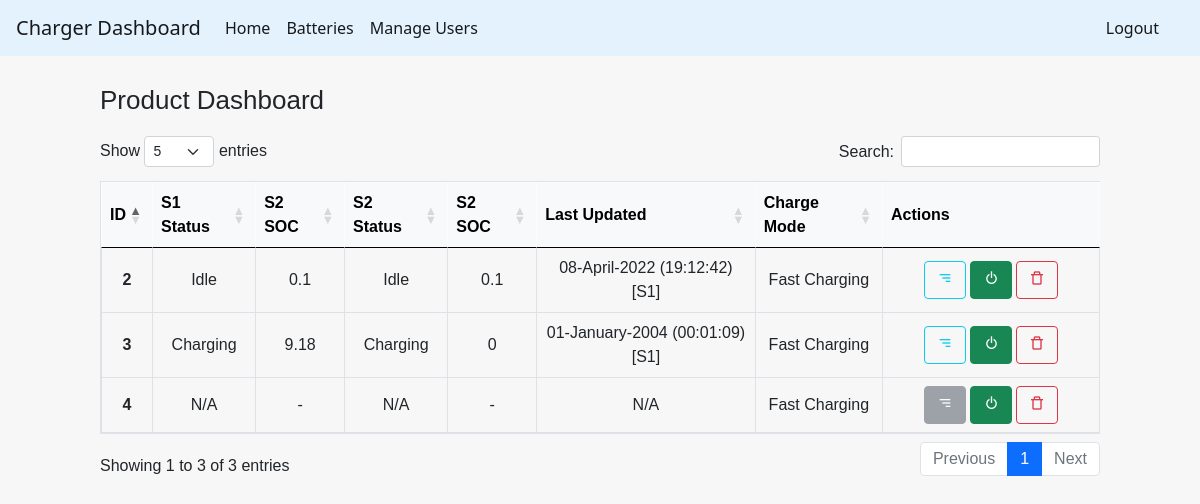
Screenshot of /home (signed in) with the database file from the repository.
### tables this page shows
CREATE TABLE charger_s1 (
    id integer primary key autoincrement,
    productId INTEGER,
    Status INTEGER,
    SN TEXT,
    Time TEXT,
    SoC INTEGER,
    SoH INTEGER,
    Volt REAL
    , chargeMode INTEGER);

CREATE TABLE charger_s2 (
    id integer primary key autoincrement,
    productId INTEGER,
    Status INTEGER,
    SN TEXT,
    Time TEXT,
    SoC INTEGER,
    SoH INTEGER,
    Volt REAL
    , chargeMode INTEGER);

### flaskWebsite.py (the view)
@app.route("/home", methods=["POST", "GET"])
def home():
    if "username" in session:
        if request.method == "POST":
            if request.form['submit_button'] == 'deleteIndexSubmit':
                print("DEL")
                print("================================================================")
                deviceSelect = request.form["deleteIndex"]
                con = sqlite3.connect(dbName)
                cur = con.cursor()
                cur.execute("DELETE FROM charger_s1 WHERE productId=?" , (deviceSelect,))
                cur.execute("DELETE FROM charger_s2 WHERE productId=?" , (deviceSelect,))
                cur.execute("DELETE FROM charger_device WHERE productId=?" , (deviceSelect,))
                con.commit()
                cur.close()
                print('index dropped')
                flash('Charger ' + deviceSelect + ' deleted', 'success')
                return redirect(url_for('home'))
            if request.form['submit_button'] == 'changeEnableSubmit':
                print("change status")
                print("================================================================")
                deviceSelect = request.form["changeEnableIndex"]
                con = sqlite3.connect(dbName)
                cur = con.cursor()
                cur.execute("SELECT * FROM charger_enable WHERE productId=?" , (deviceSelect,))
                row = cur.fetchone()
                if row[2] == 1:
                    setEn = 0
                    strFlash = ' disabled'
                else:
                    setEn = 1
                    strFlash = ' enabled'
                query = "Update charger_enable set productEnable = ? where productId = ?"
                cur.execute(query,[setEn,deviceSelect])
                con.commit()
                cur.close()
                print('info changed')
                try:
                    commandTopic = "sys/charger" + str(deviceSelect) + "/commands"
                    publish.single(commandTopic, setEn, hostname=mqttHost, port = mqttPort)
                    flash('Charger ' + deviceSelect + strFlash, 'success')
                except:
                    flash('MQTT server unreachable. Failed to change device status', 'warning')
                return redirect(url_for('home'))
        else:
            pass
        con = sqlite3.connect(dbName)
        cur = con.cursor()
        uniqueIDs1 = []
        uniqueIDs2 = []
        uniqueIDdev = []
        for row in cur.execute("SELECT DISTINCT productId FROM charger_s1 ORDER BY productId" ):
            uniqueIDs1.append(row[0])
        for row in cur.execute("SELECT DISTINCT productId FROM charger_s2 ORDER BY productId" ):
            uniqueIDs2.append(row[0])
        for row in cur.execute("SELECT DISTINCT productId FROM charger_device ORDER BY productId" ):
            uniqueIDdev.append(row[0])
        combineIDs = uniqueIDs1 + uniqueIDs2 + uniqueIDdev
        list_set = set(combineIDs)
        uniqueIDs = (list(list_set))
        print('uid')
        print(uniqueIDs)
        productCount = len(uniqueIDs)
        print(productCount)
        latestData = [ dict() for i in range(len(uniqueIDs))  ]
        for i in range(len(uniqueIDs)):
            cur.execute('SELECT * FROM charger_enable WHERE productId = ?', [str(uniqueIDs[i]),])
            lastRow = cur.fetchone()
            if (lastRow == None):
                query = "INSERT INTO charger_enable (productId, productEnable) values (?,?)"
                cur.execute(query, [uniqueIDs[i],1])
                con.commit()
                latestData[i]['enable'] = 1
            else:
                latestData[i]['enable'] = lastRow[2]
            latestData[i]['pid'] = uniqueIDs[i]
            cur.execute('SELECT * FROM charger_s1 WHERE productId = ' + str(uniqueIDs[i]) + ' ORDER BY id DESC LIMIT 1')
            lastRow = cur.fetchone()
            if (lastRow == None):
                latestData[i]['s1_stat'] = '-'
                latestData[i]['s1_soc'] = '-'
                latestData[i]['s1_latest'] = '-'
            else:
                latestData[i]['s1_stat'] = lastRow[2]
                latestData[i]['s1_soc'] = lastRow[5]
                latestData[i]['s1_latest'] = lastRow[4]
            cur.execute('SELECT * FROM charger_s2 WHERE productId = ' + str(uniqueIDs[i]) + ' ORDER BY id DESC LIMIT 1')
            lastRow = cur.fetchone()
            if (lastRow == None):
                latestData[i]['s2_stat'] = '-'
                latestData[i]['s2_soc'] = '-'
                latestData[i]['s2_latest'] = '-'
            else:
                latestData[i]['s2_stat'] = lastRow[2]
                latestData[i]['s2_soc'] = lastRow[5]
                latestData[i]['s2_latest'] = lastRow[4]
            cur.execute('SELECT * FROM charger_device WHERE productId = ' + str(uniqueIDs[i]) + ' ORDER BY id DESC LIMIT 1')
            lastRow = cur.fetchone()
            if (lastRow == None):
                latestData[i]['chgMode'] = '-'
            else:
                latestData[i]['chgMode'] = lastRow[2]
            try:
                dateS1 = datetime.strptime(latestData[i]['s1_latest'], '%y/%m/%d,%H:%M:%S')
                dateS2 = datetime.strptime(latestData[i]['s2_latest'], '%y/%m/%d,%H:%M:%S')
                if (dateS1>dateS2):
                    latestData[i]['latestSlot'] = 'S1'
                    timestampStr = dateS1.strftime("%d-%B-%Y (%H:%M:%S)")
                else:
                    latestData[i]['latestSlot'] = 'S2'
                    timestampStr = dateS2.strftime("%d-%B-%Y (%H:%M:%S)")
                latestData[i]['latestTime'] = timestampStr
            except:
                latestData[i]['latestSlot'] = '-'
                latestData[i]['latestTime'] = '-'
        for x in latestData:
            print(x)
        return render_template('displayGeneral.html', latest_data=latestData, product_count=productCount)
    else:
        return redirect(url_for('login'))

### templates/displayGeneral.html (shortened to what this page needs)
{% extends "base.html" %}
{% block styles %}
<link rel= "stylesheet" type= "text/css" href= "{{ url_for('static',filename='styles/main.css') }}">
{% endblock %}
{% block content %}
<div class="container-fluid">
    <div class="header"> Product Dashboard</div>
    <div class="device">
        <div class="table-responsive">
            <table id ="generalInfo" class="table table-bordered">
                <thead class="table-light">
                    <tr>
                        <th class="align-middle" scope="col">ID</th>
                        <th class="align-middle" scope="col">S1 Status</th>
                        <th class="align-middle" scope="col">S2 SOC</th>
                        <th class="align-middle" scope="col">S2 Status</th>
                        <th class="align-middle" scope="col">S2 SOC</th>
                        <th class="align-middle" scope="col">Last Updated</th>
                        <th class="align-middle" scope="col">Charge Mode</th>
                        <th class="align-middle" scope="col" >Actions</th>
                    </tr>
                </thead>
                <tbody>
                    {% for x in range (0, product_count) %}
                    <tr>
                        <th class="align-middle" scope="row">
                            {{ latest_data[x]['pid'] }}
                        </th>
                        <td class="align-middle">
                            {% if latest_data[x]['s1_stat'] == 0 %}
                                Idle
                            {% elif latest_data[x]['s1_stat'] == '-' %}
                                N/A
                            {% else %}
                                Charging
                            {% endif %}
                        </td>
                        <td class="align-middle">{{ latest_data[x]['s1_soc'] }}</td>
                        <td class="align-middle">
                            {% if latest_data[x]['s2_stat'] == 0 %}
                                Idle
                            {% elif latest_data[x]['s2_stat'] == '-' %}
                                N/A
                            {% else %}
                                Charging
                            {% endif %}
                        </td>
                        <td class="align-middle">{{ latest_data[x]['s2_soc'] }}</td>
                        <td class="align-middle">
                            {% if latest_data[x]['latestTime'] == '-' %}
                                N/A
                            {% else %}
                                {{ latest_data[x]['latestTime'] }}
                                [{{ latest_data[x]['latestSlot'] }}]
                            {% endif %}
                        </td>
                        <td class="align-middle">
                            {% if latest_data[x]['chgMode'] == 0 %}
                                Slow Charging
                            {% elif latest_data[x]['chgMode'] == 1 %}
                                Fast Charging
                            {% elif latest_data[x]['chgMode'] == '-' %}
                                N/A
                            {% else %}
                                Not Charging
                            {% endif %}
                        </td>
                        <td class="align-middle" style="width:200px">
                            <div class="btn-group">
                                {% set selection = latest_data[x]['pid'] %}
                                {% set displayArgs = "charger" + latest_data[x]['pid']|string %}
                                {% if latest_data[x]['s1_stat'] == '-' and latest_data[x]['s2_stat'] == '-' %}
                                    <span class="d-inline-block" tabindex="0" data-toggle="tooltip" title="Disabled. No charging data has been received">
                                        <button type="button" class="btn btn-secondary" disabled>
                                            <i class='bx bx-menu-alt-right' ></i>
                                        </button>
                                    </span>
                                {% else %}
                                    <button type="button" class="btn btn-outline-info rounded" onclick="window.location.href='{{ url_for( 'display' , deviceSelect=displayArgs ) }}';">
                                        <i class='bx bx-menu-alt-right' ></i>
                                    </button>
                                {% endif %}
                                <a> &nbsp </a>
                                {% if latest_data[x]['enable'] == 1 %}
                                    {% set classBtn = 'btn-success' %}
                                {% else %}
                                    {% set classBtn = 'btn-outline-success' %}
                                {% endif %}
                                <form action="#" method="post">
                                    <button type="submit" class="btn {{classBtn}}" name="submit_button" value="changeEnableSubmit">
                                        <i class='bx bx-power-off'></i>
                                    </button>
                                </form>
                                <a> &nbsp </a>
                                <button type="button" class="btn btn-outline-danger rounded" data-toggle="modal" data-target="#deleteRow{{x}}" >
                                    <i class='bx bx-trash-alt' ></i>
                                </button>
                            </div>
                        </td>
                    </tr>
                    {% endfor %}
                </tbody>
            </table>
        </div>
    </div>
</div>
{% endblock %}

### templates/base.html (shortened to what this page needs)
<!doctype html>
<html>
<head>
    <link href='https://unpkg.com/boxicons@2.1.2/css/boxicons.min.css' rel='stylesheet'>
    <link rel="stylesheet" href="https://cdn.jsdelivr.net/npm/bootstrap@4.3.1/dist/css/bootstrap.min.css"
>
    <link href="https://cdn.jsdelivr.net/npm/bootstrap@5.0.1/dist/css/bootstrap.min.css" rel="stylesheet"
>
    <link rel="stylesheet" type="text/css" href="https://cdn.datatables.net/1.10.25/css/dataTables.bootstrap5.css">
    {% block styles %}{% endblock %}
</head>
<body>
    {% if session['username']|length %}
    <nav class="navbar navbar-expand-lg navbar-light" style="background-color: #e3f2fd;">
        <a class="navbar-brand" href="/home">Charger Dashboard</a>
        <div class="collapse navbar-collapse" id="navbarSupportedContent">
            <ul class="navbar-nav mr-auto">
                <li class="nav-item active">
                    <a class="nav-link" href="/home">Home <span class="sr-only">(current)</span></a>
                </li>
                <li class="nav-item active">
                    <a class="nav-link" href="/batteries">Batteries</a>
                </li>
                <li class="nav-item active">
                    <a class="nav-link" href="/manage-users">Manage Users</a>
                </li>
            </ul>
            <span class="navbar-text">
                <a class="nav-link" href="/logout" style="padding:0 25px">Logout</a>
            </span>
        </div>
    </nav>
    {% endif %}
    {% block content %}
    {% endblock %}
</body>
</html>

### static/styles/main.css (style rules this page uses)
body { background-color: #f7f7f7; }
.header { padding-top: 25px; font-size: 26px; height:80px; }
.device { text-align: center; }
.container-fluid { padding: 0 100px; font-family: 'Quicksand', sans-serif; font-size: 16px; }

### rows the page displays
charger_s1: SoC "0.1"
charger_s2: SoC "0.1"
charger_s1: SoC "9.18"

### other values shown
{{ latest_data[x]['pid'] }} "2" "3" "4"
{{ latest_data[x]['latestTime'] }} "08-April-2022 (19:12:42)" "01-January-2004 (00:01:09)"
{{ latest_data[x]['latestSlot'] }} "S1" "S1"
{{ latest_data[x]['s2_soc'] }} "0" "-"
{{ latest_data[x]['s1_soc'] }} "-"
